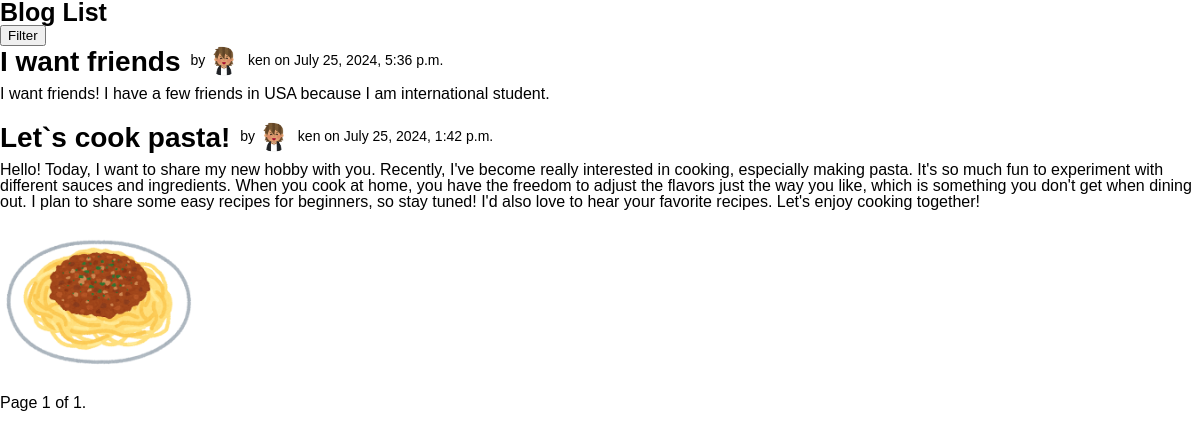
The app's page /author/ken/, older data.
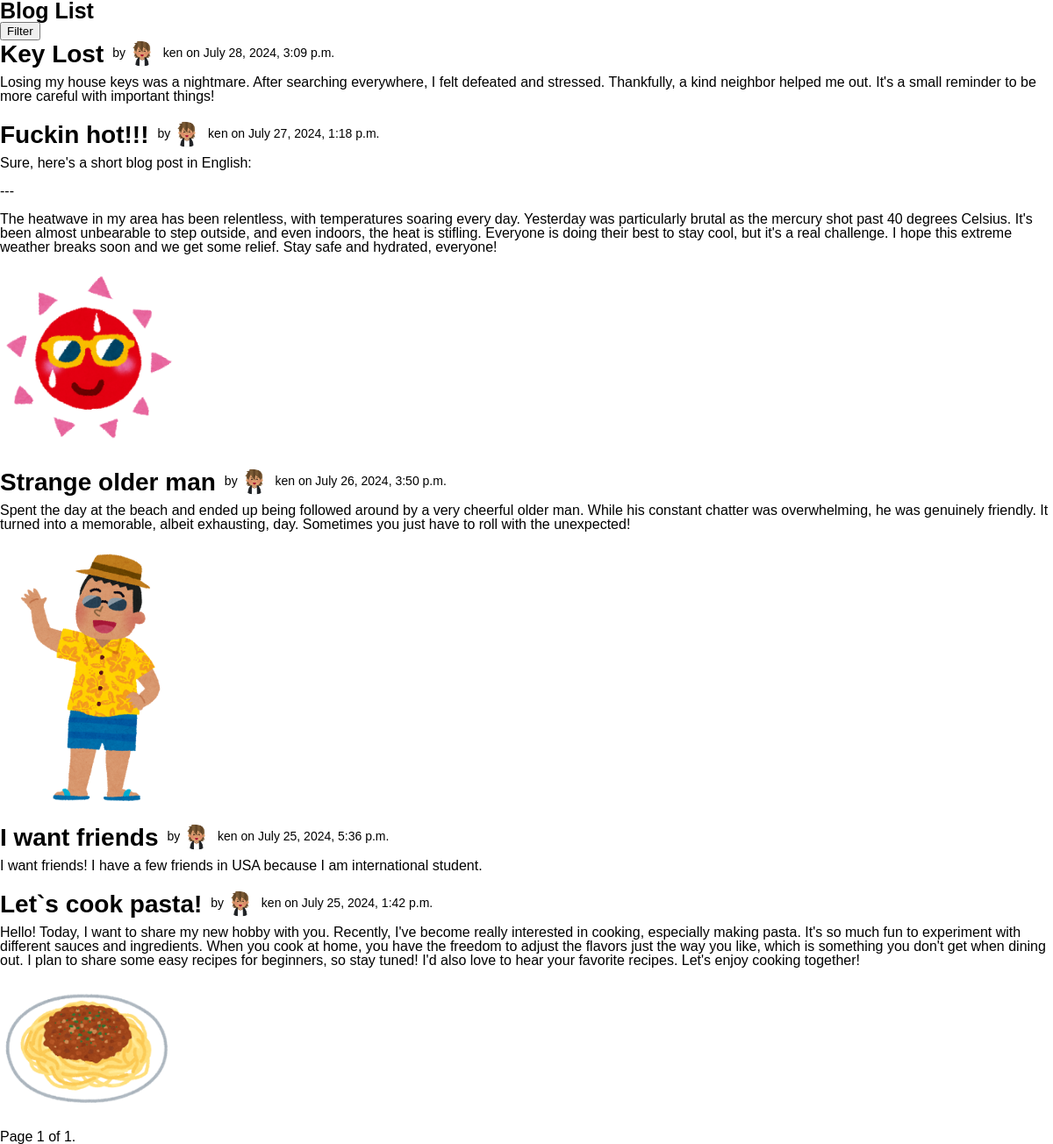
The same page, newer data.
### blog/models.py (models this page shows)
class Blog(models.Model):
 author = models.ForeignKey(User,
 on_delete=models.CASCADE)
 timeslot = models.DateTimeField(default=timezone.now)  # default value = current time
 content = models.TextField()
 title = models.CharField(max_length=30)
 photos = models.ImageField(null=True, blank=True)

class User(models.Model):
 name = models.CharField(max_length=20)
 login = models.CharField(max_length=20) # login name
 password = models.CharField(max_length=255, default='defaultpassword')
 icon = models.ImageField(default='blog/icon/default_icon.png',upload_to = 'blog/icon/')
 profile = models.TextField(default='Nice to meet you!')

### blog/views.py (the view)
# urls.py: path('author/<str:author_name>/', views.author_blog_list_view, name='author_blog_list'),
def author_blog_list_view(request, author_name):
    author = get_object_or_404(User, name=author_name)
    blog_list = Blog.objects.filter(author=author).order_by('-timeslot')
    paginator = Paginator(blog_list, 10)
    page_number = request.GET.get('page', 1)
    try:
        page_number = int(page_number)
    except (ValueError, TypeError):
        page_number = 1
    page_obj = paginator.get_page(page_number)
    return render(request, 'blog_list.html', {'page_obj': page_obj, 'author': author})

### blog/templates/blog_list.html (shortened to what this page needs)
<!DOCTYPE html>
{% load static %}
<html>
<head>
    <link rel="stylesheet" href="{% static 'style.css' %}">
</head>
<body>
    <h1>Blog List</h1>
    <form method="get" action="" hx-get="{% url 'blog_list' %}" hx-target="#blogs-content" hx-swap="innerHTML">
        <button type="submit">Filter</button>
    </form>
    <ul>
        {% for blog in page_obj %}
            <li>
                <div class="title-meta">
                    <h2>{{ blog.title }}</h2>
                    <p class="meta">
                        by <img src="{{ blog.author.icon.url }}" alt="Author Icon" class="author-icon"> {{ blog.author.name }} on {{ blog.timeslot }}
                    </p>
                </div>
                <p class="blog-content">{{ blog.content }}</p>
                {% if blog.photos %}
                    <img src="{{ blog.photos.url }}" alt="Blog Photo" style="max-width:200px;">
                {% endif %}
            </li>
        {% endfor %}
    </ul>
    <div class="pagination">
        <span class="step-links">
            <span class="current">
                Page {{ page_obj.number }} of {{ page_obj.paginator.num_pages }}.
            </span>
        </span>
    </div>
</body>
</html>

### blog/static/style.css (style rules this page uses)
html,body,div,span,object,iframe,h1,h2,h3,h4,h5,h6,p,blockquote,pre,abbr,address,cite,code,del,dfn,em,img,ins,kbd,q,samp,small,strong,sub,sup,var,b,i,dl,dt,dd,ol,ul,li,fieldset,form,label,legend,table,caption,tbody,tfoot,thead,tr,th,td,article,aside,canvas,details,figcaption,figure,footer,header,hgroup,menu,nav,section,summary,time,mark,audio,video { margin:0;padding:0;border:0;outline:0;font-size:100%;vertical-align:baseline;background:transparent }
body { line-height:1; font-family: arial; }
h1 { font-size: 25px; }
h2 { font-size: 21px; }
body,html { background-color: #FFF; }
.title-meta { display: flex; align-items: flex-end; margin-bottom: 10px; }
ul li { margin-bottom: 20px; }
h2 { font-size: 28px; margin: 0; }
.meta { font-size: 14px; margin-left: 10px; }
.author-icon { width: 30px; height: 30px; border-radius: 50%; margin-right: 5px; vertical-align: middle; }
.blog-content { white-space: pre-wrap; margin-bottom: 20px; }

### blog/templates/blog_list.html (style rules this page uses)
.blog-content { white-space: pre-wrap; }

Row changes from the older to the newer data that the page shows:
added Blog: title "Key Lost", author.icon (picture), author.name "ken", timeslot "July 28, 2024, 3:09 p.m.", content "Losing my house keys was a nightmare. After searching everywhere, I felt defeated and stressed. Thankfully, a kind neighbor helped me out. It's a small reminder to be more careful with important things!"
added Blog: title "Fuckin hot!!!", author.icon (picture), author.name "ken", timeslot "July 27, 2024, 1:18 p.m.", content "Sure, here's a short blog post in English: --- The heatwave in my area has been relentless, with temperatures soaring every day. Yesterday was particularly brutal as the mercury shot past 40 degrees Celsius. It's been almost unbearable to step outside, and even indoors, the heat is stifling. Everyone is doing their best to stay cool, but it's a real challenge. I hope this extreme weather breaks soon and we get some relief. Stay safe and hydrated, everyone!", photos (picture)
added Blog: title "Strange older man", author.icon (picture), author.name "ken", timeslot "July 26, 2024, 3:50 p.m.", content "Spent the day at the beach and ended up being followed around by a very cheerful older man. While his constant chatter was overwhelming, he was genuinely friendly. It turned into a memorable, albeit exhausting, day. Sometimes you just have to roll with the unexpected!", photos (picture)
